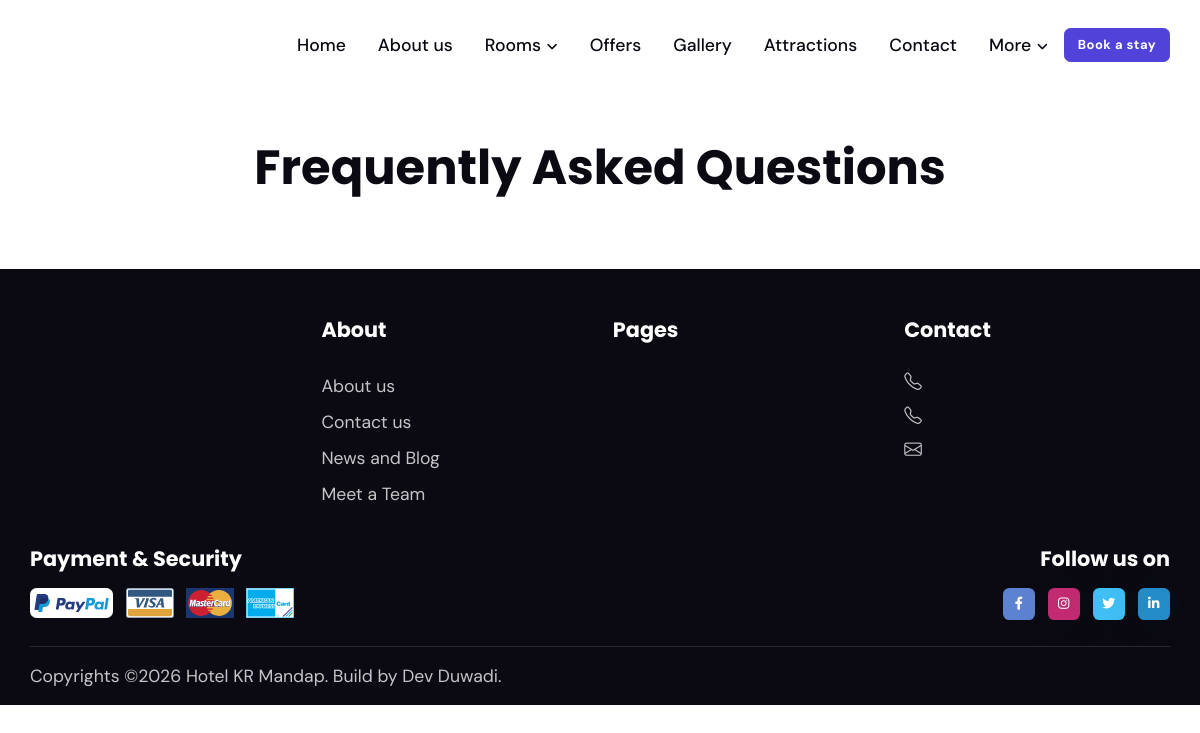
The app's page /faqs, older data.
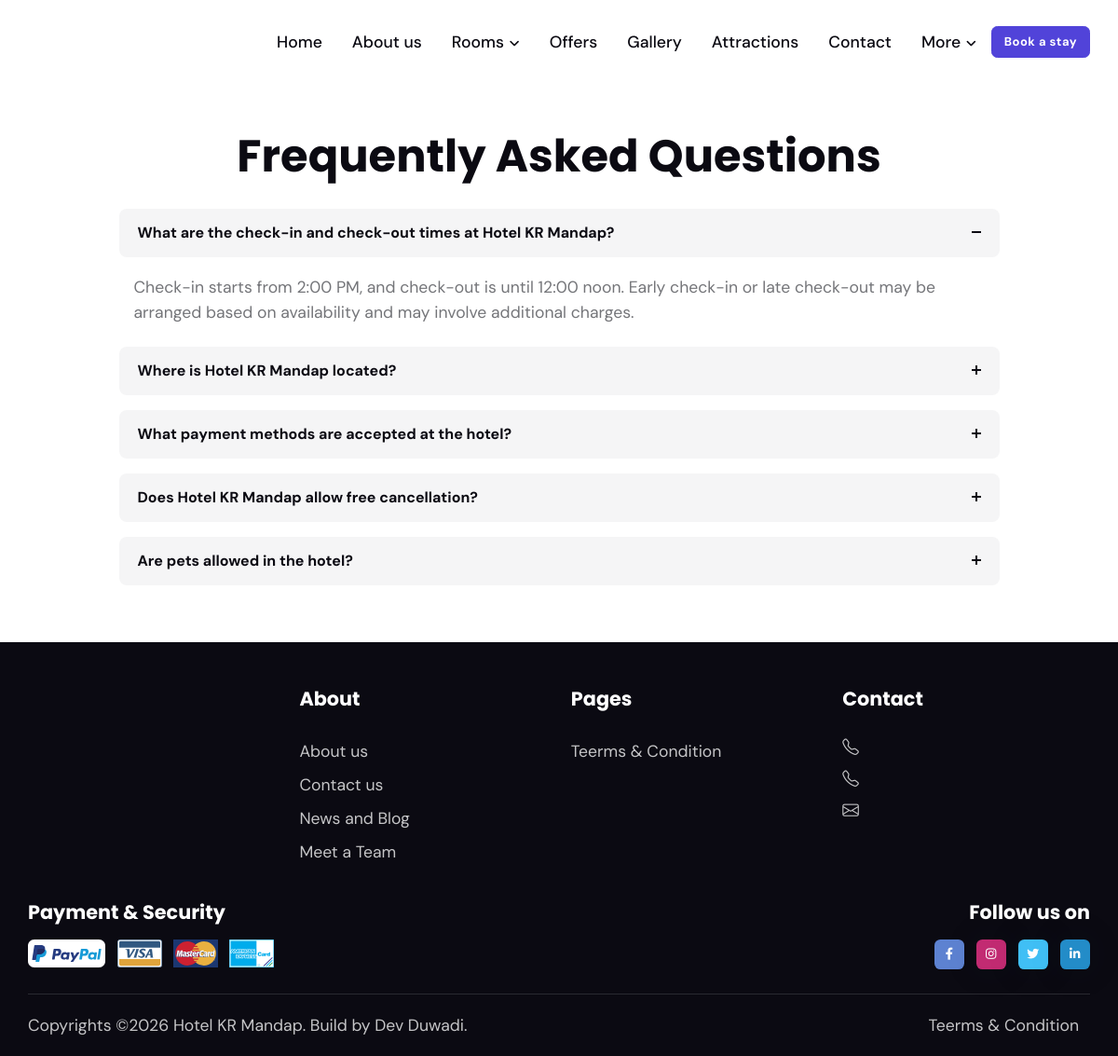
The same page, newer data.
### faq/models.py (models this page shows, shortened)
class Faq(models.Model):
    question = models.CharField(max_length=255, null=True, blank=True)
    answer = models.TextField()
    ordering = models.IntegerField()
    is_active = models.BooleanField(default=True)
    created_at = models.DateTimeField(auto_now_add=True)
    updated_at = models.DateTimeField(auto_now=True)
    class Meta:
        verbose_name = 'FAQ'
        verbose_name_plural = 'FAQs'

### page/models.py (models this page shows, shortened)
class Page(models.Model):
    title = models.CharField(max_length=255)
    slug = models.SlugField(max_length=255, unique=True, null=True, blank=True)
    description = CKEditor5Field(config_name='extends')
    is_active = models.BooleanField(default=True)
    created_at = models.DateTimeField(auto_now_add=True)
    updated_at = models.DateTimeField(auto_now=True)
    class Meta:
        verbose_name = 'Page'
        verbose_name_plural = 'Pages'

### core/views.py (the view)
# urls.py: path('faqs', views.faqs, name="faq"),
def faqs(request):
    faqs=Faq.objects.all().order_by('ordering')
    context={
        'faqs':faqs
        }
    return render(request, 'faqs.html',context)

### core/context_processor.py (called while the page is built)
def default(request):
    favicon = Favicon.objects.first()
    logo = Logo.objects.first()
    site_info = SiteInfo.objects.first()
    social_links = SocialLinks.objects.first()
    attractions = Attraction.objects.all().order_by('ordering')
    pages=Page.objects.all()
    otas=OTA.objects.all()
    rooms=Room.objects.all()
    return {
        'favicon': favicon,
        'logo': logo,
        'site_info': site_info,
        'social_links': social_links,
        'pages': pages,
        'otas':otas,
        'attractions': attractions,
        'rooms': rooms,
    }

### templates/faqs.html
{% extends "base.html" %} {% block content %}
<main>
  <section class="pt-0 pt-lg-5">
    <div class="container">
      <div class="row">
        <div class="col-12 text-center mb-4">
          <h2 class="mb-0">Frequently Asked Questions</h2>
        </div>
      </div>
      <div class="row">
        <div class="col-10 mx-auto">
          <div
            class="accordion accordion-icon accordion-bg-light"
            id="accordionExample2"
          >
            {% for faq in faqs %}
            <div class="accordion-item mb-3">
              <h6
                class="accordion-header font-base"
                id="heading-{{ forloop.counter }}"
              >
                <button
                  class="accordion-button fw-bold rounded d-inline-block {% if not forloop.first %}collapsed{% endif %}"
                  type="button"
                  data-bs-toggle="collapse"
                  data-bs-target="#collapse-{{ forloop.counter }}"
                  aria-expanded="{% if forloop.first %}true{% else %}false{% endif %}"
                  aria-controls="collapse-{{ forloop.counter }}"
                >
                  {{ faq.question }}
                </button>
              </h6>
              <div
                id="collapse-{{ forloop.counter }}"
                class="accordion-collapse collapse {% if forloop.first %}show{% endif %}"
                aria-labelledby="heading-{{ forloop.counter }}"
                data-bs-parent="#accordionExample2"
              >
                <div class="accordion-body mt-3">{{ faq.answer }}</div>
              </div>
            </div>
            {% endfor %}
          </div>
        </div>
      </div>
    </div>
  </section>
</main>
{% endblock content %}

### templates/base.html (shortened to what the changed rows need)
{% load static %}
<!doctype html>
<html lang="en">
  <head>
    <link
      rel="stylesheet"
      type="text/css"
      href="{% static 'assets/vendor/font-awesome/css/all.min.css' %}"
    />
    <link
      rel="stylesheet"
      type="text/css"
      href="{% static 'assets/vendor/bootstrap-icons/bootstrap-icons.css' %}"
    />
    <link
      rel="stylesheet"
      type="text/css"
      href="{% static 'assets/vendor/tiny-slider/tiny-slider.css' %}"
    />
    <link
      rel="stylesheet"
      type="text/css"
      href="{% static 'assets/vendor/glightbox/css/glightbox.css' %}"
    />
    <link
      rel="stylesheet"
      type="text/css"
      href="{% static 'assets/vendor/flatpickr/css/flatpickr.min.css' %}"
    />
    <link
      rel="stylesheet"
      type="text/css"
      href="{% static 'assets/vendor/choices/css/choices.min.css' %}"
    />
    <link
      rel="stylesheet"
      type="text/css"
      href="{% static 'assets/css/style.css' %}"
    />
  </head>
  <body>
    {% block content %} {% endblock %}
    <footer class="bg-dark pt-5">
      <div class="container">
        <div class="row g-4">
          <div class="col-6 col-lg-3">
            <ul class="nav flex-column text-primary-hover">
              {% for page in pages %}
              <li class="nav-item">
                <a class="nav-link text-body-secondary" href="{% url 'page-detail' page.slug %}">{{ page.title }}</a>
              </li>
              {% endfor %}
            </ul>
          </div>
        </div>
        <div class="row">
          <div class="container">
            <div
              class="d-lg-flex justify-content-between align-items-center py-3 text-center text-lg-start"
            >
              <div class="nav mt-2 mt-lg-0">
                <ul class="list-inline text-primary-hover mx-auto mb-0">
                  {% for page in pages %}
                  <li class="list-inline-item me-0">
                    <a
                      class="nav-link text-body-secondary py-1"
                      href="{% url 'page-detail' page.slug %}"
                      >{{ page.title }}</a
                    >
                  </li>
                  {% endfor %}
                </ul>
              </div>
            </div>
          </div>
        </div>
      </div>
    </footer>
  </body>
</html>

Row changes from the older to the newer data that the page shows:
added Faq: question "What are the check-in and check-out times at Hotel KR Mandap?", answer "Check-in starts from 2:00 PM, and check-out is until 12:00 noon. Early check-in or late check-out may be arranged based on availability and may involve additional charges."
added Faq: question "Where is Hotel KR Mandap located?"
added Faq: question "What payment methods are accepted at the hotel?"
added Faq: question "Does Hotel KR Mandap allow free cancellation?"
added Faq: question "Are pets allowed in the hotel?"
added Page: title "Teerms & Condition"
